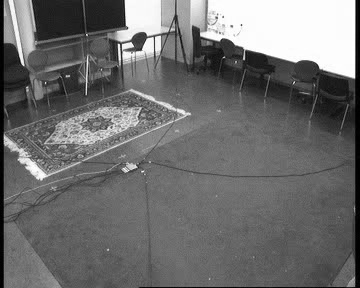
#> input picture overlap_det/0.jpg, 360 x 288 px
$ python image.py   (older library calls are emulated)
#> lines starting #> are read from the running program, lines starting #| are printed output that depends on the picture
import cv2
import numpy as np
from numpy.linalg import inv
from scipy.spatial import distance
from pylab import *
from scipy import signal
from scipy import *
import numpy as np
from PIL import Image
import skimage
from skimage.transform import SimilarityTransform, warp


def warp_images(image, transform, translation=None):
	r, c = image.shape[:2]
	# Note that transformations take coordinates in (x, y) format,
	# not (row, column), in order to be consistent with most literature
	corners = np.array([[0, 0],
						[0, r],
						[c, r],
						[c, 0]]).astype(np.float)

	# Warp the image corners to their new positions
	if translation is not None:
		corners -= translation
	warped_corners = transform(corners)

	# Find the extents of both the reference image and the warped
	# target image
	all_corners = np.vstack((warped_corners))

	corner_min = np.min(all_corners, axis=0)
	corner_max = np.max(all_corners, axis=0)

	output_shape = (corner_max - corner_min)
	output_shape = np.ceil(output_shape[::-1])

	translation_0 = np.array([0.0, 0.0])
	if translation is not None:
		translation_0 += translation

	offset_0 = SimilarityTransform(translation=-translation_0)
	offset = SimilarityTransform(translation=-corner_min)

	image = warp(image, (offset_0 + transform + offset).inverse, output_shape=output_shape, cval=0)

	im = Image.fromarray((image).astype('uint8'))


	return im, offset.translation


# [46 lines left out: functions get_inplace_images_conners, merge_two_images, not called in this run]


if __name__ == '__main__' :

	h0 = np.array([[0.176138,    0.647589,   -63.412272],
				   [-0.180912,   0.622446,   -0.125533],
				   [-0.000002,   0.001756,   0.102316]])

	h1 = np.array([[0.177291,    0.004724,   31.224545],
				   [0.169895,    0.661935,   -79.781865],
				   [-0.000028,   0.001888,   0.054634]])

	h2 = np.array([[-0.118791,	 0.077787,	 64.819189],
				   [0.133127,	 0.069884,	 15.832922],
				   [-0.000001,	 0.002045,	 -0.057759]])

	h3 = np.array([[-0.142865,	 0.553150,	 -17.395045],
				   [-0.125726,	 0.039770,	 75.937144],
				   [-0.000011,	 0.001780,	 0.015675]])


	im_0 = np.asarray(Image.open('0.jpg').convert("L"), dtype = np.float)
	im_1 = np.asarray(Image.open('1.jpg').convert("L"), dtype = np.float)
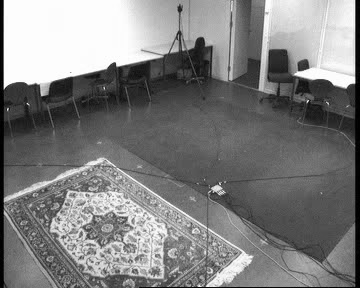
#> input picture overlap_det/1.jpg, 360 x 288 px
	im_2 = np.asarray(Image.open('2.jpg').convert("L"), dtype = np.float)
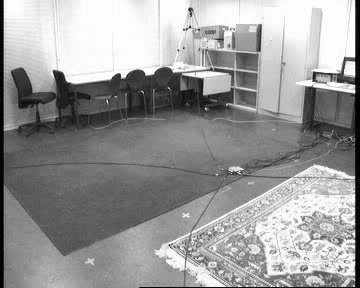
#> input picture overlap_det/2.jpg, 360 x 288 px
	im_3 = np.asarray(Image.open('3.jpg').convert("L"), dtype = np.float)
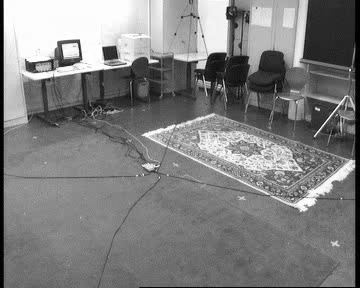
#> input picture overlap_det/3.jpg, 360 x 288 px

	inv_h0 = np.linalg.inv(h0)
	inv_h1 = np.linalg.inv(h1)
	inv_h2 = np.linalg.inv(h2)
	inv_h3 = np.linalg.inv(h3)

	transform0 = skimage.transform.ProjectiveTransform(h0)
	transform1 = skimage.transform.ProjectiveTransform(h1)
	transform2 = skimage.transform.ProjectiveTransform(h2)
	transform3 = skimage.transform.ProjectiveTransform(h3)


	transform01 = skimage.transform.ProjectiveTransform(np.matmul(inv_h0, h1))

	im_0_trans, offset_0 = warp_images(im_0, transform0)
#> offset_0 = [619.8, 642.3]
	im_1_trans, offset_1 = warp_images(im_1, transform1)
#> offset_1 = [-54.46, 1460.3]
	im_2_trans, offset_2 = warp_images(im_2, transform2)
#> in warp_images (call 3), `image = warp(image, (offset_0 + transform + offset).inverse, output_sh..`:
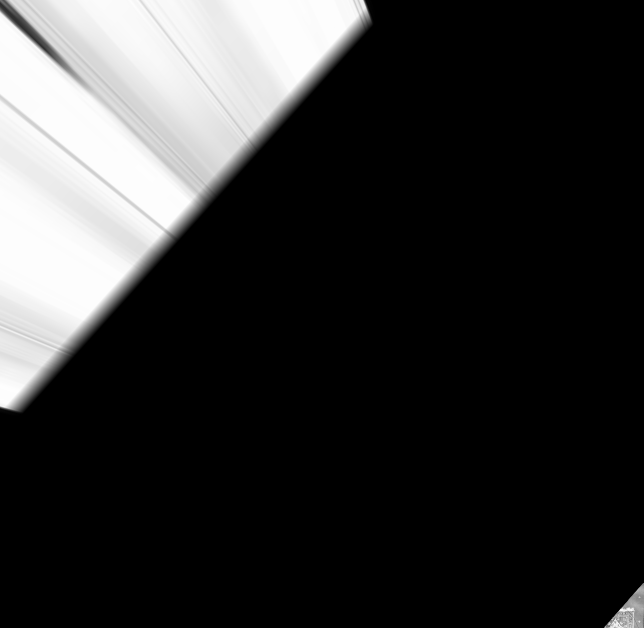
#> image: shape (1256, 1287) float64 (shown at 1/2 size); min 0, max 254.9, mean 48.5
#> offset_2 = [1122.2, 1097]
	im_3_trans, offset_3 = warp_images(im_3, transform3)
#> in warp_images (call 4), `image = warp(image, (offset_0 + transform + offset).inverse, output_sh..`:
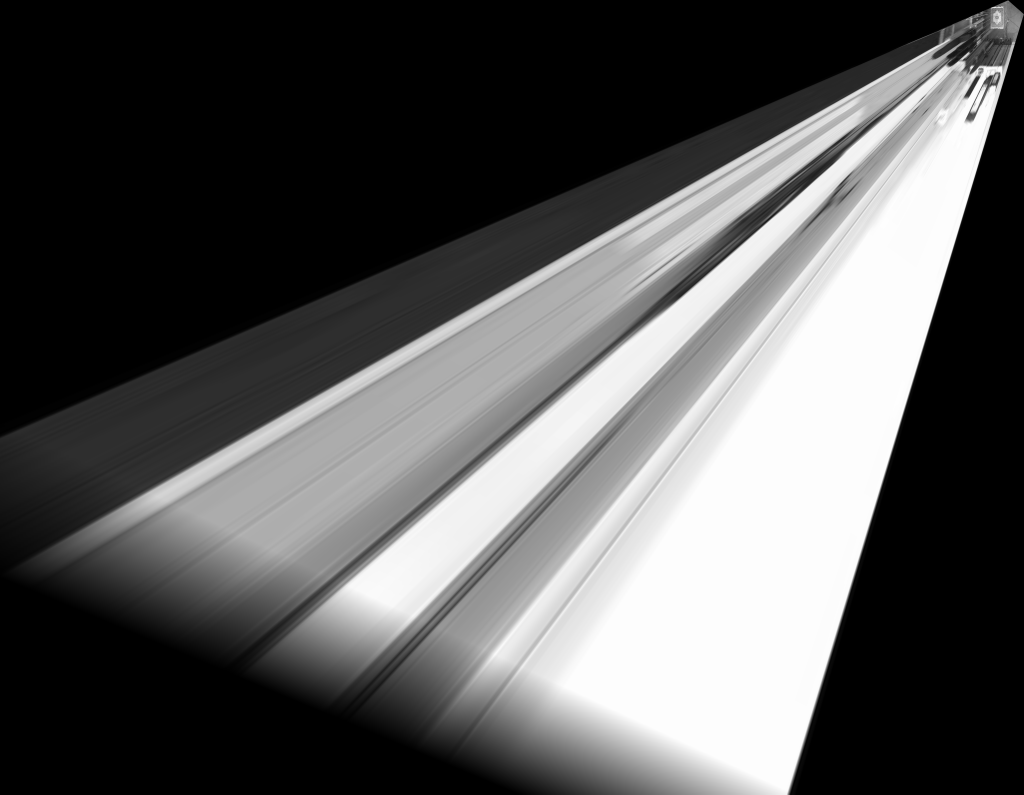
#> image: shape (4765, 6144) float64 (shown at 1/6 size); min 0, max 255, mean 88.5
#> offset_3 = [5875.1, -80.35]

	im_01_trans, offset_01 = warp_images(im_1, transform01)
#> in warp_images (call 5), `image = warp(image, (offset_0 + transform + offset).inverse, output_sh..`:
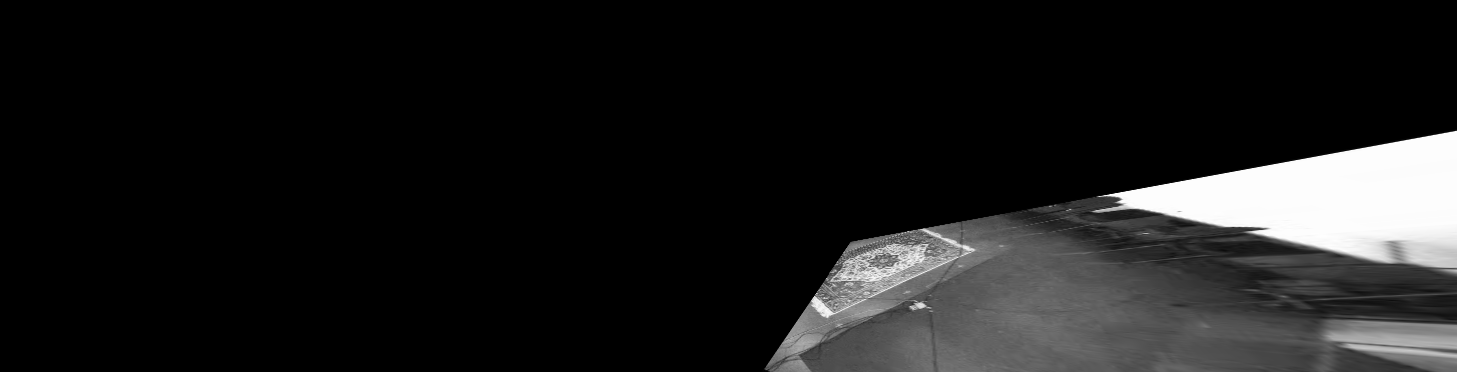
#> image: shape (372, 1457) float64; min 0, max 255, mean 26.7
#> offset_01 = [784.8, 136.6]

	im_0_trans.show()
	im_1_trans.show()
	im_01_trans.show()

	# [24 lines of commented-out code are left out]


	im_01_trans = np.asarray(im_1_trans, dtype = np.float)

	rev_transform01 = skimage.transform.ProjectiveTransform(transform01._inv_matrix)

	im_01_recover, _ = warp_images(im_01_trans, rev_transform01, offset_01)
#> in warp_images (call 6), `corners -= translation`: corners = [[-784.8, -136.6], [-784.8, 1616.4], [1294.2, 1616.4], [1294.2, -136.6]]
#> in warp_images (call 6), `warped_corners = transform(corners)`: warped_corners = [[360, 2.33e-15], [665.9, 258.5], [423.7, 114.7], [-13.57, -56.99]]
#> in warp_images (call 6), `all_corners = np.vstack((warped_corners))`: all_corners has the same summary as warped_corners
#> in warp_images (call 6), `corner_min = np.min(all_corners, axis=0)`: corner_min = [-13.57, -56.99]
#> in warp_images (call 6), `corner_max = np.max(all_corners, axis=0)`: corner_max = [665.9, 258.5]
#> in warp_images (call 6), `output_shape = (corner_max - corner_min)`: output_shape = [679.5, 315.5]
#> in warp_images (call 6), `output_shape = np.ceil(output_shape[::-1])`: output_shape = [316, 680]
#> in warp_images (call 6), `translation_0 += translation`: translation_0 = [784.8, 136.6]
#> in warp_images (call 6), `image = warp(image, (offset_0 + transform + offset).inverse, output_sh..`:
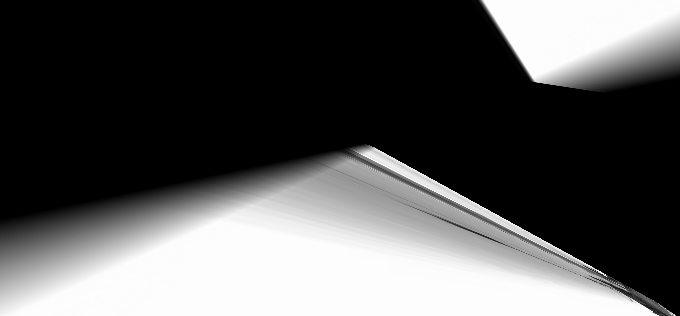
#> image: shape (316, 680) float64; min 0, max 254, mean 85.6

	im_01_recover.show()

	# [7 lines of commented-out code are left out]
